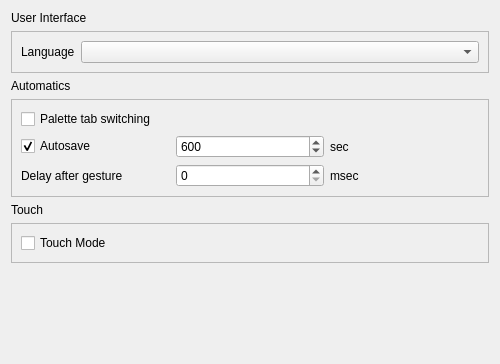
<?xml version="1.0" encoding="UTF-8"?>
<ui version="4.0">
 <class>PreferencesBehaviourPage</class>
 <widget class="QWidget" name="PreferencesBehaviourPage">
  <property name="geometry">
   <rect>
    <x>0</x>
    <y>0</y>
    <width>500</width>
    <height>364</height>
   </rect>
  </property>
  <property name="sizePolicy">
   <sizepolicy hsizetype="Preferred" vsizetype="Preferred">
    <horstretch>0</horstretch>
    <verstretch>0</verstretch>
   </sizepolicy>
  </property>
  <layout class="QVBoxLayout" name="verticalLayout">
   <item>
    <widget class="QLabel" name="label_2">
     <property name="text">
      <string>User Interface</string>
     </property>
    </widget>
   </item>
   <item>
    <widget class="QFrame" name="frame_2">
     <property name="frameShape">
      <enum>QFrame::StyledPanel</enum>
     </property>
     <property name="frameShadow">
      <enum>QFrame::Raised</enum>
     </property>
     <layout class="QFormLayout" name="formLayout">
      <item row="0" column="0">
       <widget class="QLabel" name="label_3">
        <property name="text">
         <string>Language</string>
        </property>
       </widget>
      </item>
      <item row="0" column="1">
       <widget class="QComboBox" name="languageComboBox"/>
      </item>
     </layout>
    </widget>
   </item>
   <item>
    <widget class="QLabel" name="label_7">
     <property name="text">
      <string>Automatics</string>
     </property>
    </widget>
   </item>
   <item>
    <widget class="QFrame" name="automaticsFrame">
     <property name="sizePolicy">
      <sizepolicy hsizetype="Preferred" vsizetype="Preferred">
       <horstretch>0</horstretch>
       <verstretch>0</verstretch>
      </sizepolicy>
     </property>
     <property name="frameShape">
      <enum>QFrame::StyledPanel</enum>
     </property>
     <property name="frameShadow">
      <enum>QFrame::Raised</enum>
     </property>
     <layout class="QGridLayout" name="automaticsFrameLayout">
      <item row="1" column="0">
       <widget class="QCheckBox" name="autoSaveCheckBox">
        <property name="text">
         <string>Autosave</string>
        </property>
        <property name="checked">
         <bool>true</bool>
        </property>
       </widget>
      </item>
      <item row="0" column="0" colspan="3">
       <widget class="QCheckBox" name="paletteTabCheckBox">
        <property name="text">
         <string>Palette tab switching</string>
        </property>
       </widget>
      </item>
      <item row="2" column="0">
       <widget class="QLabel" name="gestureDelayLabel">
        <property name="text">
         <string>Delay after gesture</string>
        </property>
       </widget>
      </item>
      <item row="2" column="2">
       <widget class="QLabel" name="gestureDelayTimeUnitLabel">
        <property name="text">
         <string>msec</string>
        </property>
       </widget>
      </item>
      <item row="1" column="1">
       <widget class="QSpinBox" name="autoSaveSpinBox">
        <property name="minimum">
         <number>1</number>
        </property>
        <property name="maximum">
         <number>10000</number>
        </property>
        <property name="singleStep">
         <number>1</number>
        </property>
        <property name="value">
         <number>600</number>
        </property>
       </widget>
      </item>
      <item row="2" column="1">
       <widget class="QSpinBox" name="gestureDelaySpinBox">
        <property name="maximum">
         <number>100000</number>
        </property>
        <property name="singleStep">
         <number>10</number>
        </property>
       </widget>
      </item>
      <item row="1" column="2">
       <widget class="QLabel" name="autoSaveLabel">
        <property name="text">
         <string>sec</string>
        </property>
       </widget>
      </item>
     </layout>
    </widget>
   </item>
   <item>
    <widget class="QLabel" name="label">
     <property name="text">
      <string>Touch</string>
     </property>
    </widget>
   </item>
   <item>
    <widget class="QFrame" name="frame">
     <property name="frameShape">
      <enum>QFrame::StyledPanel</enum>
     </property>
     <property name="frameShadow">
      <enum>QFrame::Raised</enum>
     </property>
     <layout class="QVBoxLayout" name="verticalLayout_2">
      <item>
       <widget class="QCheckBox" name="touchModeCheckBox">
        <property name="text">
         <string>Touch Mode</string>
        </property>
       </widget>
      </item>
     </layout>
    </widget>
   </item>
   <item>
    <spacer name="verticalSpacer">
     <property name="orientation">
      <enum>Qt::Vertical</enum>
     </property>
     <property name="sizeHint" stdset="0">
      <size>
       <width>20</width>
       <height>40</height>
      </size>
     </property>
    </spacer>
   </item>
  </layout>
 </widget>
 <resources/>
 <connections/>
</ui>
